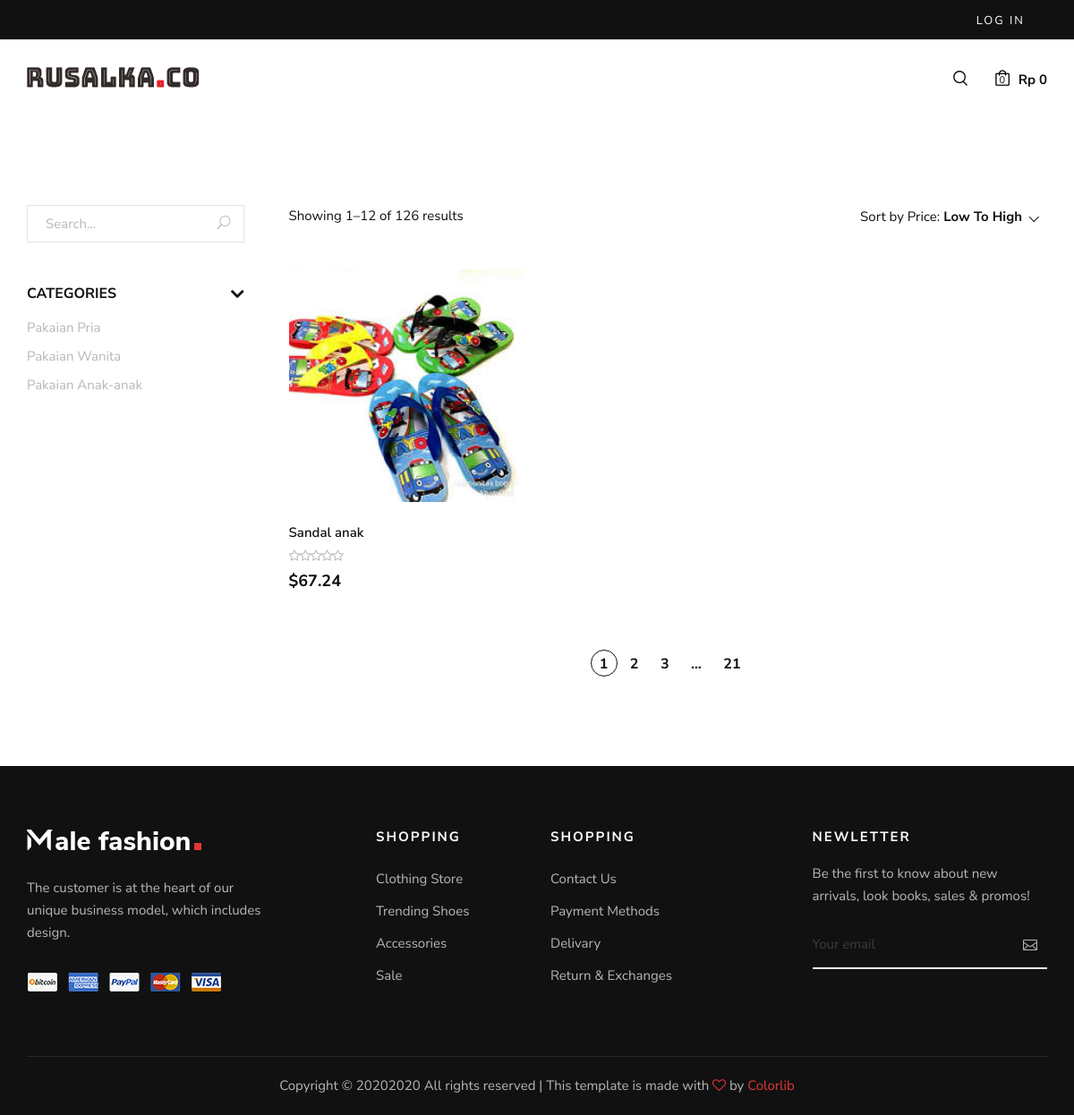
The app's page /Main/shop?kategori=3 with its own data.
### tables this page shows
CREATE TABLE `tb_kategori` (
  `id_kategori` int(11) NOT NULL,
  `kategori` varchar(255) NOT NULL
);

CREATE TABLE `tb_barang` (
  `id_brg` int(11) NOT NULL,
  `nama_brg` varchar(120) NOT NULL,
  `keterangan` varchar(225) NOT NULL,
  `kategori` varchar(60) NOT NULL,
  `harga` int(11) NOT NULL,
  `stok` int(4) NOT NULL,
  `rating` int(11) NOT NULL,
  `gambar` text NOT NULL
);

### application/controllers/Main.php (called while the page is built, shortened)
<?php
class Main extends CI_Controller
{
    public function __construct()
    {
        $this->load->model('model_barang', 'barang');
    }
    public function shop()
    {
        if ($this->input->get('kategori')) {
            $data['barang'] = $this->barang->getBarangByKategori($this->input->get('kategori'));
        }else {
            $data['barang'] = $this->barang->getAllBarang();
        }
        $data['kategori'] = $this->barang->getKategori();
        $this->load->view('main/templates/header', $data);
        $this->load->view('main/templates/topbar');
        $this->load->view('main/shop');
        $this->load->view('main/templates/footer');
    }
}

### index.php (called while the page is built, shortened)
<?php
require_once BASEPATH.'core/CodeIgniter.php';

### application/models/model_barang.php (called while the page is built, shortened)
<?php
class Model_barang extends CI_Model
{
    public function getKategori()
    {
        return $this->db->get('tb_kategori')->result_array();
    }
    public function getBarangByKategori($kategori)
    {
        return $this->db->get_where('tb_barang', ['kategori' => $kategori])->result_array();
    }
}

### application/views/main/shop.php (the view, shortened to what this page needs)
<section class="shop spad">
    <div class="container">
        <div class="row">
            <div class="col-lg-3">
                <div class="shop__sidebar">
                    <div class="shop__sidebar__search">
                        <form action="#">
                            <input type="text" placeholder="Search...">
                            <button type="submit"><span class="icon_search"></span></button>
                        </form>
                    </div>
                    <div class="shop__sidebar__accordion">
                        <div class="accordion" id="accordionExample">
                            <div class="card">
                                <div class="card-heading">
                                    <a data-toggle="collapse" data-target="#collapseOne">Categories</a>
                                </div>
                                <div id="collapseOne" class="collapse show" data-parent="#accordionExample">
                                    <div class="card-body">
                                        <div class="shop__sidebar__categories">
                                            <ul class="nice-scroll">
                                                <?php foreach ($kategori as $ktg) : ?>
                                                    <li><a href="<?= base_url('Main/shop') . "?kategori=" . $ktg['id_kategori'] ?>"><?= $ktg['kategori']; ?></a></li>
                                                <?php endforeach; ?>
                                            </ul>
                                        </div>
                                    </div>
                                </div>
                            </div>
                        </div>
                    </div>
                </div>
            </div>
            <div class="col-lg-9">
                <div class="shop__product__option">
                    <div class="row">
                        <div class="col-lg-6 col-md-6 col-sm-6">
                            <div class="shop__product__option__left">
                                <p>Showing 1–12 of 126 results</p>
                            </div>
                        </div>
                        <div class="col-lg-6 col-md-6 col-sm-6">
                            <div class="shop__product__option__right">
                                <p>Sort by Price:</p>
                            </div>
                        </div>
                    </div>
                </div>
                <div class="row">
                    <?php foreach ($barang as $b) : ?>
                        <div class="col-lg-4 col-md-6 col-sm-6">
                            <div class="product__item">
                                <div class="product__item__pic set-bg" data-setbg="<?= base_url('uploads/') . $b['gambar'] ?>">
                                </div>
                                <div class="product__item__text">
                                    <h6><?= $b['nama_brg']; ?></h6>
                                    <div class="rating">
                                        <i class="fa fa-star-o"></i>
                                        <i class="fa fa-star-o"></i>
                                        <i class="fa fa-star-o"></i>
                                        <i class="fa fa-star-o"></i>
                                        <i class="fa fa-star-o"></i>
                                    </div>
                                    <h5>$67.24</h5>
                                </div>
                            </div>
                        </div>
                    <?php endforeach; ?>
                </div>
                <div class="row">
                    <div class="col-lg-12">
                        <div class="product__pagination">
                            <a class="active" href="#">1</a>
                            <a href="#">2</a>
                            <a href="#">3</a>
                            <span>...</span>
                            <a href="#">21</a>
                        </div>
                    </div>
                </div>
            </div>
        </div>
    </div>
</section>

### assets/main/css/style.css (style rules this page uses)
html, body { height: 100%; font-family: "Nunito Sans", sans-serif; -webkit-font-smoothing: antialiased; }
h1, h2, h3, h4, h5, h6 { margin: 0; color: #111111; font-weight: 400; font-family: "Nunito Sans", sans-serif; }
h5 { font-size: 18px; }
h6 { font-size: 16px; }
p { font-size: 15px; font-family: "Nunito Sans", sans-serif; color: #3d3d3d; font-weight: 400; line-height: 25px; margin: 0 0 15px 0; }
ul, ol { padding: 0; margin: 0; }
.set-bg { background-repeat: no-repeat; background-size: cover; background-position: top center; }
.spad { padding-top: 100px; padding-bottom: 100px; }
.product__item { overflow: hidden; margin-bottom: 40px; }
.product__item__pic { height: 260px; position: relative; background-position: center center; }
.product__item__text { padding-top: 25px; position: relative; }
.product__item__text h6 { color: #111111; font-size: 15px; font-weight: 600; margin-bottom: 5px; -webkit-transition: all, 0.3s; -o-transition: all, 0.3s; transition: all, 0.3s; }
.product__item__text .rating { margin-bottom: 6px; }
.product__item__text .rating i { font-size: 14px; color: #b7b7b7; margin-right: -5px; }
.product__item__text h5 { color: #0d0d0d; font-weight: 700; }
.shop__sidebar { padding-right: 20px; }
.shop__sidebar__search { margin-bottom: 45px; }
.shop__sidebar__search form { position: relative; }
.shop__sidebar__search form input { width: 100%; font-size: 15px; color: #b7b7b7; padding-left: 20px; border: 1px solid #e5e5e5; height: 42px; }
.shop__sidebar__search form input::placeholder { color: #b7b7b7; }
.shop__sidebar__search form button { color: #b7b7b7; font-size: 15px; border: none; background: transparent; position: absolute; right: 0; padding: 0 15px; top: 0; height: 100%; }
.shop__sidebar__accordion .card { border: none; border-radius: 0; margin-bottom: 25px; }
.shop__sidebar__accordion .card:last-child { margin-bottom: 0; }
.shop__sidebar__accordion .card:last-child .card-body { padding-bottom: 0; border-bottom: none; }
.shop__sidebar__accordion .card-body { padding: 0; padding-top: 10px; padding-bottom: 20px; border-bottom: 1px solid #e5e5e5; }
.shop__sidebar__accordion .card-heading { cursor: pointer; }
.shop__sidebar__accordion .card-heading a { color: #111111; font-size: 16px; font-weight: 700; text-transform: uppercase; display: block; }
.shop__sidebar__categories ul, .shop__sidebar__price ul, .shop__sidebar__brand ul { height: 225px; }
.shop__sidebar__categories ul li, .shop__sidebar__price ul li, .shop__sidebar__brand ul li { list-style: none; }
.shop__sidebar__categories ul li a, .shop__sidebar__price ul li a, .shop__sidebar__brand ul li a { color: #b7b7b7; font-size: 15px; line-height: 32px; -webkit-transition: all, 0.3s; -o-transition: all, 0.3s; transition: all, 0.3s; }
.shop__sidebar__accordion .card-heading a:after, .shop__sidebar__accordion .card-heading>a.active[aria-expanded=false]:after { content: ""; font-family: "FontAwesome"; font-size: 24px; font-weight: 700; color: #111111; position: absolute; right: 0; top: 2px; line-height: 20px; }
.shop__product__option { margin-bottom: 45px; }
.shop__product__option p { color: #111111; margin-bottom: 0; }
.shop__product__option__right { text-align: right; }
.shop__product__option__right p { display: inline-block; margin-bottom: 0; }
.product__pagination { padding-top: 25px; text-align: center; }
.product__pagination a { display: inline-block; font-size: 16px; font-weight: 700; color: #111111; height: 30px; width: 30px; border: 1px solid transparent; border-radius: 50%; line-height: 30px; text-align: center; }
.product__pagination a.active { border-color: #111111; }
.product__pagination span { display: inline-block; font-size: 16px; font-weight: 700; color: #111111; padding-left: 10px; padding-right: 15px; }
@media only screen and (min-width: 1200px) { .container { max-width: 1170px; } }

### records on screen
tb_kategori: kategori "Pakaian Pria"
tb_kategori: kategori "Pakaian Wanita"
tb_kategori: kategori "Pakaian Anak-anak"
tb_barang: nama_brg "Sandal anak"

### other values on screen
$this->cart->total_items() "0"
$this->cart->total() "0"
